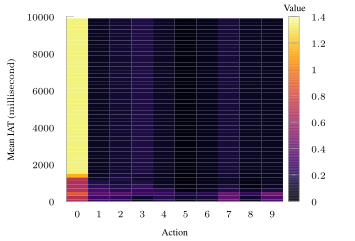

Generate this figure with gnuplot:
set terminal tikz standalone color size 10cm,6.67cm font '\scriptsize' preamble '\usepackage{microtype} \usepackage{times} \usepackage[T1]{fontenc} \usepackage{siunitx}\sisetup{detect-all}' createstyle
set output "policy-16-tcp-f5-mean.tex"

#load "parula.pal"
load "inferno.pal"

set style line 102 lc rgb '#a0a0a0' lt 1 lw 1
#set style boxplot outliers pointtype 7
#set style data boxplot
set border ls 102
set colorbox border 102
set key textcolor rgb "black"
set tics textcolor rgb "black"
set label textcolor rgb "black"

set border 3
#set grid y
set xtics nomirror
set xtics offset 2,0
set xtics (0, 1, 2, 3, 4, 5, 6, 7, 8, 9)
set ytics nomirror

#set key autotitle columnhead
set datafile separator ","

set xlabel "Action"
set ylabel "Mean IAT ($\\si{\milli\second}$)"
set cblabel "Value"

set yrange [0.0:10000.0]
set xrange [0.0:10.0]
#set key inside bottom right

set log cb

xs(x) = x - .5
ys(y) = y * (10000.0 / 50.0)

plot '../results/tcp-action-f5-16-mean-p.csv' matrix u (xs($1)):(ys($2)):3 every ::1 with image pixels notitle

set out
